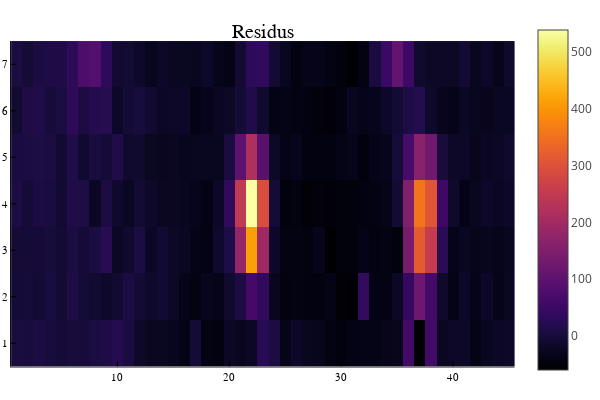

The code cell stored with this chart in its notebook:
### Code cell
#Residus
heatmap( ldata .- limageopt, title = "Residus")

### Figure 1 — Plotly figure (JSON) as saved in the notebook; plotly's stock layout.template omitted (floating-point values rounded to 4 significant figures; data arrays with more than 128 entries replaced by an {"elided": "..."} marker saying what was removed)
{"data": [{"colorbar": {"title": ""}, "colorscale": {"elided": "256x2 mixed values"}, "hoverinfo": "none", "name": "y1", "showlegend": false, "showscale": true, "type": "heatmap", "x": [0.5, 1.5, 2.5, 3.5, 4.5, 5.5, 6.5, 7.5, 8.5, 9.5, 10.5, 11.5, 12.5, 13.5, 14.5, 15.5, 16.5, 17.5, 18.5, 19.5, 20.5, 21.5, 22.5, 23.5, 24.5, 25.5, 26.5, 27.5, 28.5, 29.5, 30.5, 31.5, 32.5, 33.5, 34.5, 35.5, 36.5, 37.5, 38.5, 39.5, 40.5, 41.5, 42.5, 43.5, 44.5, 45.5], "xaxis": "x", "y": [0.5, 1.5, 2.5, 3.5, 4.5, 5.5, 6.5, 7.5], "yaxis": "y", "z": {"elided": "7x45 float values"}, "zmax": 537.9, "zmin": -59.42}], "layout": {"annotations": [{"font": {"color": "rgba(0, 0, 0, 1.000)", "family": "sans-serif", "size": 20}, "rotation": 0, "showarrow": false, "text": "Residus", "x": 0.5074, "xanchor": "center", "xref": "paper", "y": 1, "yanchor": "top", "yref": "paper"}], "height": 400, "legend": {"bgcolor": "rgba(255, 255, 255, 1.000)", "bordercolor": "rgba(0, 0, 0, 1.000)", "borderwidth": 1, "font": {"color": "rgba(0, 0, 0, 1.000)", "family": "sans-serif", "size": 11}, "title": {"font": {"color": "rgba(0, 0, 0, 1.000)", "family": "sans-serif", "size": 15}, "text": ""}, "tracegroupgap": 0, "traceorder": "normal", "x": 1, "xanchor": "auto", "y": 1, "yanchor": "auto"}, "margin": {"b": 20, "l": 0, "r": 0, "t": 20}, "paper_bgcolor": "rgba(255, 255, 255, 1.000)", "plot_bgcolor": "rgba(255, 255, 255, 1.000)", "showlegend": true, "width": 600, "xaxis": {"anchor": "y", "domain": [0.02138, 0.9934], "gridcolor": "rgba(0, 0, 0, 0.100)", "gridwidth": 0.5, "linecolor": "rgba(0, 0, 0, 1.000)", "mirror": false, "range": [0.5, 45.5], "showgrid": true, "showline": true, "showticklabels": true, "tickangle": 0, "tickcolor": "rgb(0, 0, 0)", "tickfont": {"color": "rgba(0, 0, 0, 1.000)", "family": "sans-serif", "size": 11}, "tickmode": "array", "ticks": "inside", "ticktext": ["10", "20", "30", "40"], "tickvals": [10, 20, 30, 40], "title": "", "titlefont": {"color": "rgba(0, 0, 0, 1.000)", "family": "sans-serif", "size": 15}, "type": "-", "visible": true, "zeroline": false, "zerolinecolor": "rgba(0, 0, 0, 1.000)"}, "yaxis": {"anchor": "x", "domain": [0.03762, 0.9415], "gridcolor": "rgba(0, 0, 0, 0.100)", "gridwidth": 0.5, "linecolor": "rgba(0, 0, 0, 1.000)", "mirror": false, "range": [0.5, 7.5], "showgrid": true, "showline": true, "showticklabels": true, "tickangle": 0, "tickcolor": "rgb(0, 0, 0)", "tickfont": {"color": "rgba(0, 0, 0, 1.000)", "family": "sans-serif", "size": 11}, "tickmode": "array", "ticks": "inside", "ticktext": ["1", "2", "3", "4", "5", "6", "7"], "tickvals": [1, 2, 3, 4, 5, 6, 7], "title": "", "titlefont": {"color": "rgba(0, 0, 0, 1.000)", "family": "sans-serif", "size": 15}, "type": "-", "visible": true, "zeroline": false, "zerolinecolor": "rgba(0, 0, 0, 1.000)"}}}
